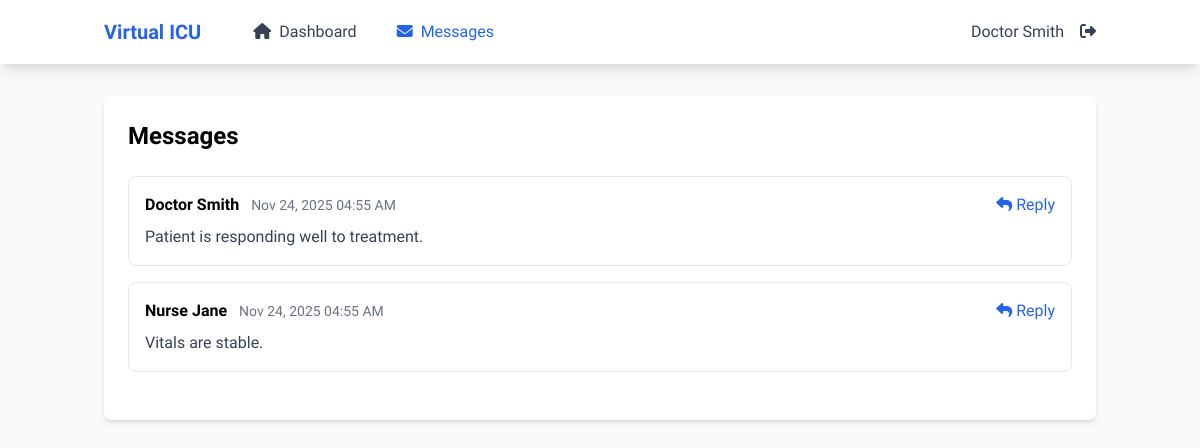
The page /staff/messages.php (signed in) on the database its author committed.
### tables this page shows
CREATE TABLE messages (
    id INT PRIMARY KEY AUTO_INCREMENT,
    user_id INT NOT NULL,
    sender VARCHAR(100) NOT NULL,
    content TEXT NOT NULL,
    created_at TIMESTAMP DEFAULT CURRENT_TIMESTAMP,
    FOREIGN KEY (user_id) REFERENCES users(id) ON DELETE CASCADE
);

### staff/messages.php (the view, shortened to what this page needs)
<?php
require_once('../config/database.php');
$stmt = $pdo->prepare("
    SELECT m.*, u.full_name
    FROM messages m
    JOIN users u ON m.user_id = u.id
    ORDER BY m.created_at DESC
");
$stmt->execute();
$messages = $stmt->fetchAll();
?>
<!DOCTYPE html>
<html lang="en">
<head>
    <script src="https://cdn.tailwindcss.com"></script>
    <link rel="stylesheet" href="https://cdnjs.cloudflare.com/ajax/libs/font-awesome/6.4.0/css/all.min.css">
</head>
<body class="bg-gray-50" style="font-family: Alkatra, system-ui;">
    <nav class="bg-white shadow-lg mb-8">
        <div class="container mx-auto px-4">
            <div class="flex justify-between items-center h-16">
                <div class="flex items-center">
                    <a href="dashboard.php" class="text-xl font-bold text-blue-600">Virtual ICU</a>
                    <div class="hidden md:flex items-center ml-10 space-x-4">
                        <a href="dashboard.php" class="text-gray-700 hover:text-blue-600 px-3 py-2 rounded-md">
                            <i class="fas fa-home mr-2"></i>Dashboard
                        </a>
                        <a href="messages.php" class="text-blue-600 px-3 py-2 rounded-md">
                            <i class="fas fa-envelope mr-2"></i>Messages
                        </a>
                    </div>
                </div>
                <div class="flex items-center">
                    <span class="text-gray-700 mr-4"><?php echo $_SESSION['full_name']; ?></span>
                    <a href="../auth/logout.php" class="text-gray-700 hover:text-blue-600">
                        <i class="fas fa-sign-out-alt"></i>
                    </a>
                </div>
            </div>
        </div>
    </nav>
    <div class="container mx-auto px-4">
        <div class="bg-white rounded-lg shadow-md p-6">
            <h2 class="text-2xl font-bold mb-6">Messages</h2>
            <div class="space-y-4 mb-6">
                <?php foreach ($messages as $message): ?>
                    <div class="border rounded-lg p-4">
                        <div class="flex justify-between items-start mb-2">
                            <div>
                                <span class="font-semibold"><?php echo htmlspecialchars($message['sender']); ?></span>
                                <span class="text-sm text-gray-500 ml-2">
                                    <?php echo date('M d, Y h:i A', strtotime($message['created_at'])); ?>
                                </span>
                            </div>
                            <button onclick="showReplyForm(<?php echo $message['id']; ?>)"
                                    class="text-blue-600 hover:text-blue-800">
                                <i class="fas fa-reply mr-1"></i>Reply
                            </button>
                        </div>
                        <p class="text-gray-700"><?php echo htmlspecialchars($message['content']); ?></p>
                    </div>
                <?php endforeach; ?>
            </div>
        </div>
    </div>
</body>
</html>

### rows shown on the page
messages: sender "Doctor Smith", created_at "Nov 24, 2025 04:55 AM", content "Patient is responding well to treatment."
messages: sender "Nurse Jane", created_at "Nov 24, 2025 04:55 AM", content "Vitals are stable."

### other values the page prints
$_SESSION['full_name'] "Doctor Smith"
